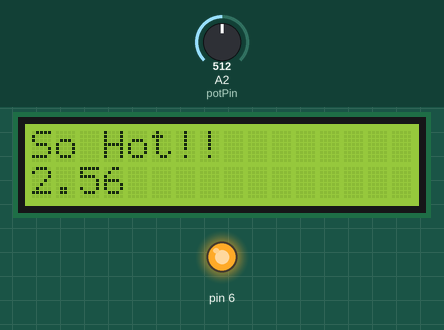
This sketch was run on a simulated Arduino Uno, built with avr-gcc and run on an emulated ATmega328P. Parts: 16×2 character LCD, output pins drawn as LEDs (lit = HIGH). Dashed ring = blinking. Inputs (shaded band) come from the test bench; at power-on: A2 (potPin) = 512.

Above: at 1.06 s.
1.3 s: A2 (potPin) set to 716
At 1.82 s:
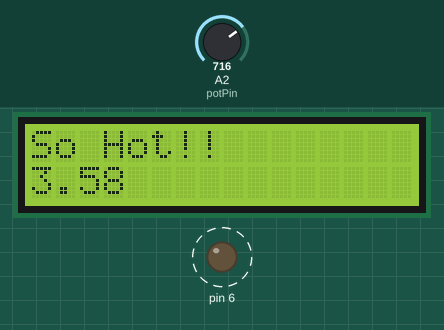
3.8 s: A2 (potPin) set to 900
At 4.09 s:
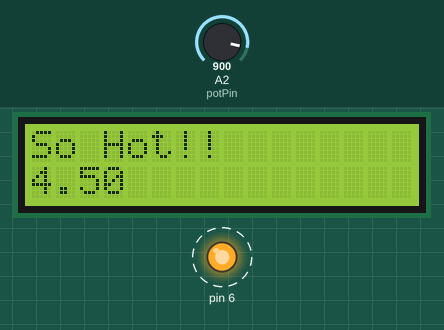
5.4 s: A2 (potPin) set to 1023
At 5.6 s:
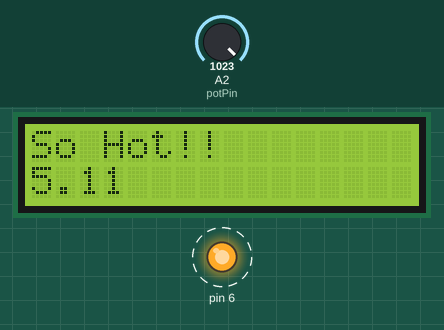
Timing chart, 0 to 13.0 s (numbered marks = the images above; inputs shaded):
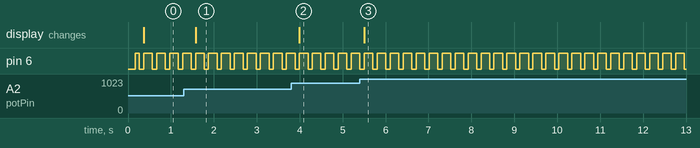

Measured:
- after the input at 1.3 s, the display: changes after 0.28 s (image 1)
- after the input at 3.8 s, the display: changes after 0.19 s (image 2)
- after the input at 5.4 s, the display: changes after 0.11 s (image 3)
- by itself, pin 6: alternates HIGH for 0.20 s and LOW for 0.10 s

The sketch:

LM35.ino
```cpp
//analogReference() - Configures the ref volt
//analogRead(PIN) - Read the value form analog sensors

#include <LiquidCrystal.h>
LiquidCrystal lcd(12,11,5,4,3,2);

float potPin = A2;
float potValue1 = 0;
float potValue2 = 0;

void setup() {
  lcd.begin(16,2);
  pinMode(6, OUTPUT);
}

void loop() {
  potValue1 = analogRead(A2);
  potValue2 = potValue1 *5/1000;
  lcd.setCursor(0,1);
  lcd.print(potValue2);
  delay(100);

  if(potValue2 < 27){
    digitalWrite(6, HIGH);
    delay(100);
    digitalWrite(6,LOW);
    delay(100);
    digitalWrite(6, HIGH);
    lcd.setCursor(0,0);
    lcd.print("So Hot!!");

  }
  else  {
    digitalWrite(6,LOW);
    lcd.setCursor(0,0);
    lcd.print("It's cool!");
    lcd.setCursor(0,1);
    lcd.print(potValue2);

  }
}
```
